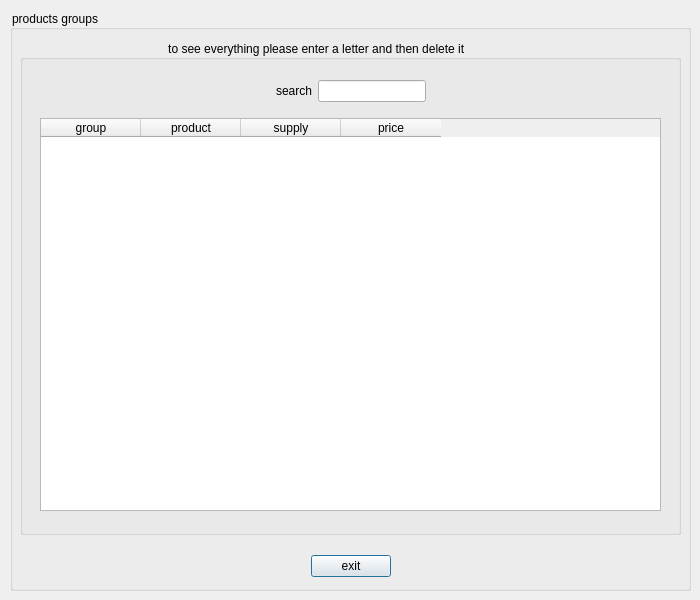
<?xml version="1.0" encoding="UTF-8"?>
<ui version="4.0">
 <class>msearchg</class>
 <widget class="QDialog" name="msearchg">
  <property name="geometry">
   <rect>
    <x>0</x>
    <y>0</y>
    <width>700</width>
    <height>600</height>
   </rect>
  </property>
  <property name="sizePolicy">
   <sizepolicy hsizetype="Fixed" vsizetype="Fixed">
    <horstretch>0</horstretch>
    <verstretch>0</verstretch>
   </sizepolicy>
  </property>
  <property name="maximumSize">
   <size>
    <width>700</width>
    <height>600</height>
   </size>
  </property>
  <property name="windowTitle">
   <string>Dialog</string>
  </property>
  <widget class="QGroupBox" name="groupBox_2">
   <property name="geometry">
    <rect>
     <x>10</x>
     <y>10</y>
     <width>681</width>
     <height>581</height>
    </rect>
   </property>
   <property name="styleSheet">
    <string notr="true">color:black;</string>
   </property>
   <property name="title">
    <string>products groups</string>
   </property>
   <widget class="QWidget" name="back" native="true">
    <property name="geometry">
     <rect>
      <x>0</x>
      <y>20</y>
      <width>681</width>
      <height>561</height>
     </rect>
    </property>
    <property name="styleSheet">
     <string notr="true">#back
{
	border-image: url(:/new/prefix4/abstract.jpg);
}</string>
    </property>
    <layout class="QVBoxLayout" name="verticalLayout_6">
     <property name="leftMargin">
      <number>5</number>
     </property>
     <property name="topMargin">
      <number>5</number>
     </property>
     <property name="rightMargin">
      <number>5</number>
     </property>
     <property name="bottomMargin">
      <number>5</number>
     </property>
     <item>
      <layout class="QHBoxLayout" name="horizontalLayout_3">
       <property name="leftMargin">
        <number>5</number>
       </property>
       <property name="topMargin">
        <number>5</number>
       </property>
       <property name="rightMargin">
        <number>5</number>
       </property>
       <property name="bottomMargin">
        <number>5</number>
       </property>
       <item>
        <widget class="QGroupBox" name="groupBox_3">
         <property name="styleSheet">
          <string notr="true">color:black;</string>
         </property>
         <property name="title">
          <string>                                            to see everything please enter a letter and then delete it</string>
         </property>
         <widget class="QWidget" name="verticalLayoutWidget">
          <property name="geometry">
           <rect>
            <x>10</x>
            <y>30</y>
            <width>641</width>
            <height>451</height>
           </rect>
          </property>
          <layout class="QVBoxLayout" name="verticalLayout">
           <property name="leftMargin">
            <number>5</number>
           </property>
           <property name="topMargin">
            <number>5</number>
           </property>
           <property name="rightMargin">
            <number>5</number>
           </property>
           <property name="bottomMargin">
            <number>5</number>
           </property>
           <item>
            <layout class="QHBoxLayout" name="horizontalLayout">
             <property name="leftMargin">
              <number>5</number>
             </property>
             <property name="topMargin">
              <number>5</number>
             </property>
             <property name="rightMargin">
              <number>5</number>
             </property>
             <property name="bottomMargin">
              <number>5</number>
             </property>
             <item>
              <spacer name="horizontalSpacer_4">
               <property name="orientation">
                <enum>Qt::Horizontal</enum>
               </property>
               <property name="sizeHint" stdset="0">
                <size>
                 <width>40</width>
                 <height>20</height>
                </size>
               </property>
              </spacer>
             </item>
             <item>
              <widget class="QLabel" name="search">
               <property name="sizePolicy">
                <sizepolicy hsizetype="Fixed" vsizetype="Fixed">
                 <horstretch>0</horstretch>
                 <verstretch>0</verstretch>
                </sizepolicy>
               </property>
               <property name="maximumSize">
                <size>
                 <width>40</width>
                 <height>40</height>
                </size>
               </property>
               <property name="text">
                <string>search</string>
               </property>
              </widget>
             </item>
             <item>
              <widget class="QLineEdit" name="searchline">
               <property name="sizePolicy">
                <sizepolicy hsizetype="Fixed" vsizetype="Fixed">
                 <horstretch>0</horstretch>
                 <verstretch>0</verstretch>
                </sizepolicy>
               </property>
               <property name="maximumSize">
                <size>
                 <width>200</width>
                 <height>16777215</height>
                </size>
               </property>
              </widget>
             </item>
             <item>
              <spacer name="horizontalSpacer_5">
               <property name="orientation">
                <enum>Qt::Horizontal</enum>
               </property>
               <property name="sizeHint" stdset="0">
                <size>
                 <width>40</width>
                 <height>20</height>
                </size>
               </property>
              </spacer>
             </item>
            </layout>
           </item>
           <item>
            <widget class="QWidget" name="horizontalWidget_2" native="true">
             <layout class="QHBoxLayout" name="horizontalLayout_13">
              <property name="leftMargin">
               <number>5</number>
              </property>
              <property name="topMargin">
               <number>5</number>
              </property>
              <property name="rightMargin">
               <number>5</number>
              </property>
              <property name="bottomMargin">
               <number>5</number>
              </property>
              <item>
               <widget class="QTableWidget" name="showg">
                <property name="iconSize">
                 <size>
                  <width>0</width>
                  <height>0</height>
                 </size>
                </property>
                <column>
                 <property name="text">
                  <string>group</string>
                 </property>
                </column>
                <column>
                 <property name="text">
                  <string>product</string>
                 </property>
                </column>
                <column>
                 <property name="text">
                  <string>supply</string>
                 </property>
                </column>
                <column>
                 <property name="text">
                  <string>price</string>
                 </property>
                </column>
               </widget>
              </item>
             </layout>
            </widget>
           </item>
          </layout>
         </widget>
        </widget>
       </item>
      </layout>
     </item>
     <item>
      <widget class="QWidget" name="horizontalWidget_4" native="true">
       <property name="sizePolicy">
        <sizepolicy hsizetype="Fixed" vsizetype="Fixed">
         <horstretch>0</horstretch>
         <verstretch>0</verstretch>
        </sizepolicy>
       </property>
       <property name="maximumSize">
        <size>
         <width>800</width>
         <height>40</height>
        </size>
       </property>
       <layout class="QHBoxLayout" name="horizontalLayout_5">
        <property name="leftMargin">
         <number>5</number>
        </property>
        <property name="topMargin">
         <number>5</number>
        </property>
        <property name="rightMargin">
         <number>5</number>
        </property>
        <property name="bottomMargin">
         <number>5</number>
        </property>
        <item>
         <spacer name="horizontalSpacer_9">
          <property name="orientation">
           <enum>Qt::Horizontal</enum>
          </property>
          <property name="sizeHint" stdset="0">
           <size>
            <width>40</width>
            <height>20</height>
           </size>
          </property>
         </spacer>
        </item>
        <item>
         <widget class="QPushButton" name="cancel">
          <property name="text">
           <string>exit</string>
          </property>
         </widget>
        </item>
        <item>
         <spacer name="horizontalSpacer_2">
          <property name="orientation">
           <enum>Qt::Horizontal</enum>
          </property>
          <property name="sizeHint" stdset="0">
           <size>
            <width>40</width>
            <height>20</height>
           </size>
          </property>
         </spacer>
        </item>
       </layout>
      </widget>
     </item>
    </layout>
   </widget>
  </widget>
 </widget>
 <resources/>
 <connections/>
</ui>
